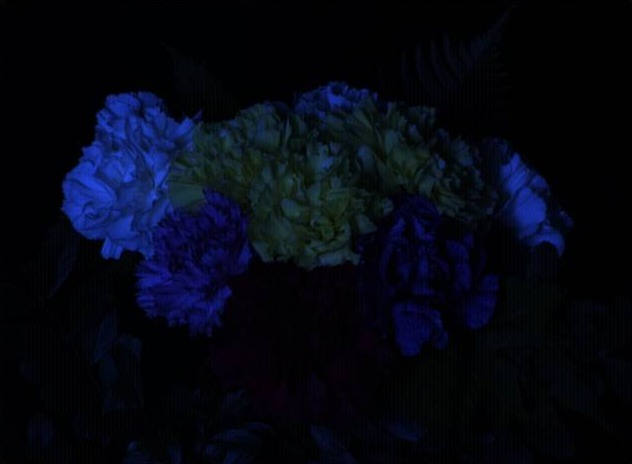
%> input picture filters/SIAM IS-2015-Non-local Retinex/Flores_Original.jpg, 632 x 464 px
$ octave DemoEaxmpleHDR.m   (GNU Octave 9; MATLAB toolbox functions it lacks are replaced by stand-ins)
%> lines starting %> are read from the running program, lines starting %| are printed output that depends on the picture
### filters/TIP-2020-BioEnhancement/LumAdaptHDR.m
function outM= LumAdaptHDR(img)

% clipped pixels
idx1 = floor(0.05*size(img,1)*size(img,2));
idx2 = floor(0.95*size(img,1)*size(img,2));
tcim = sort(img(:));
cimg = tcim(idx1:idx2);

wsd = 5.0;
gm = mean(cimg(:))/(1+wsd*std(cimg(:)));

img0 = imresize(img,size(img)./5,'bilinear');
cst0 = LocalStd(img0,[21,21]);
cst = imresize(cst0,size(img),'bilinear');

lm = gm.*img./(1+wsd*cst);

c =exp(gm);

wg = img.^0.2;
wl = 1-wg;

outM = img.^c./(img.^c+ (wl.*lm).^c+ (wg.*gm).^c+eps);

ww = 0.5;
Hs = fspecial('gaussian',[100 100],51);
outM = (1+ww)*outM - ww*imfilter(outM,Hs,'same','replicate');

outM = max(outM,0); outM = min(outM,1);
outM = (outM-min(outM(:)))./(max(outM(:))-min(outM(:)));

% post correction for HDR images
gg= median(outM(:))./(mean(outM(:))+eps);
outM = outM.^gg;

### filters/TIP-2020-BioEnhancement/LocalStd.m
function Lstd = LocalStd(img,wsize)

Mi = wsize(1); Mj = wsize(2);
Emap = padarray(img,[floor(Mi/2) floor(Mj/2)],'replicate','both');
[Ex Ey] = size(Emap);
contrast = colfilt(double(Emap), [Mi Mj], 'sliding', @std ); % get contrast = local std
Lstd = contrast(floor(Mi/2)+1:Ex-floor(Mi/2),floor(Mj/2)+1:Ey-floor(Mj/2));

### filters/TIP-2020-BioEnhancement/DemoEaxmpleHDR.m
% Demo
clc;  clear; %close all;

[filename, user_canceled] = imgetfile;
%> the answer given: ../SIAM IS-2015-Non-local Retinex/Flores_Original.jpg
if user_canceled
    map = [];
    filename = [];
    return;
end


% img = im2double(hdrread(filename));   % read HDR original image
img = im2double(imread(filename));
[ww,hh,~] = size(img);
%> ww = 464; hh = 632
figure;imshow(img,[]);
R = img(:,:,1);
G = img(:,:,2);
B = img(:,:,3);
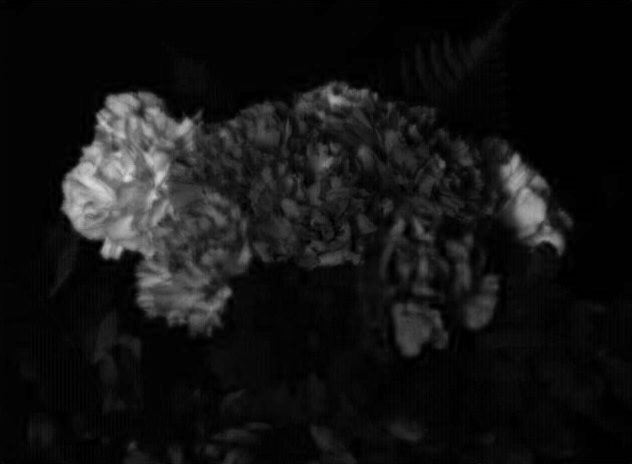
%> B: size 464x632 double; min 0, max 0.871, mean 0.0765

tic
% HSV
hsvmap = rgb2hsv(img);
%> hsvmap: size 464x632x3 double; mean H, S, V 0.544, 0.657, 0.0775
tpicL = hsvmap(:,:,3);
maxa = max(tpicL(:));
%> maxa = 0.871
a = maxa;
%> a = 0.871
picL = log(tpicL+1)./log(a+1);
% figure;imshow(picL,[]);
tlumM = LumAdaptHDR(picL);
%> in LumAdaptHDR, `gm = mean(cimg(:))/(1+wsd*std(cimg(:)));`: gm = 0.0553
%> in LocalStd, `contrast = colfilt(double(Emap), [Mi Mj], 'sliding', @std );`:
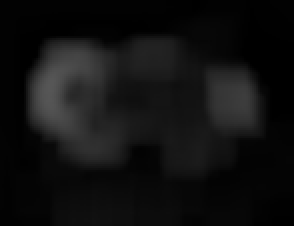
%> contrast: size 113x147 double (shown 2 times larger); min 0, max 0.34, mean 0.0664
%> in LumAdaptHDR, `lm = gm.*img./(1+wsd*cst);`:
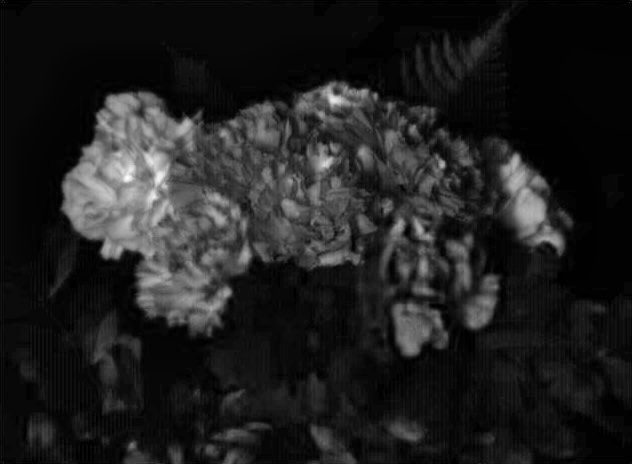
%> lm: size 464x632 double; min 0, max 0.0292, mean 0.00367; drawn with min black and max white
%> in LumAdaptHDR, `c =exp(gm);`: c = 1.06
%> in LumAdaptHDR, `wg = img.^0.2;`:
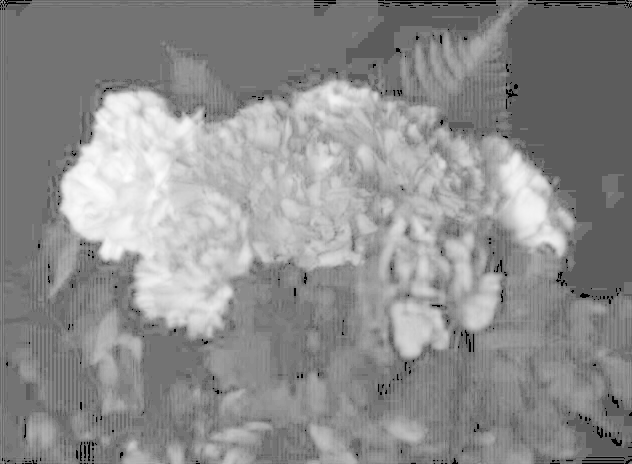
%> wg: size 464x632 double; min 0, max 1, mean 0.556
%> in LumAdaptHDR, `wl = 1-wg;`:
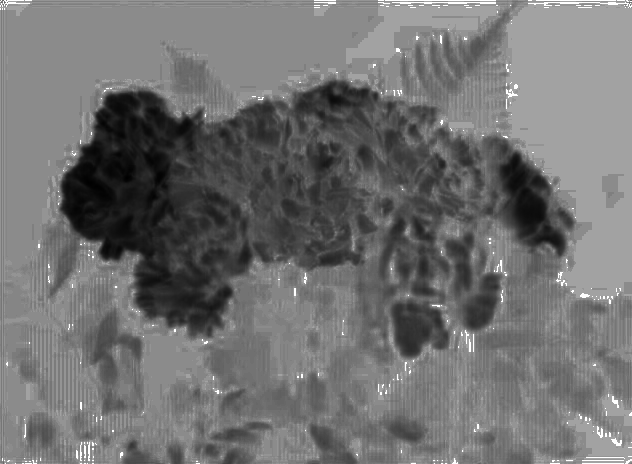
%> wl: size 464x632 double; min 0, max 1, mean 0.444
%> in LumAdaptHDR, `outM = min(outM,1)`:
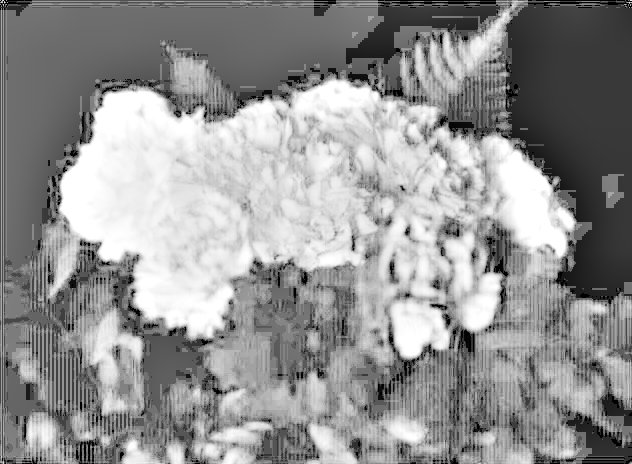
%> outM: size 464x632 double; min 0, max 1, mean 0.578
%> in LumAdaptHDR, `gg= median(outM(:))./(mean(outM(:))+eps);`: gg = 0.98


hsvmap(:,:,3) = tlumM;
%> hsvmap: size 464x632x3 double; mean H, S, V 0.544, 0.657, 0.583
Cimg = hsv2rgb(hsvmap);
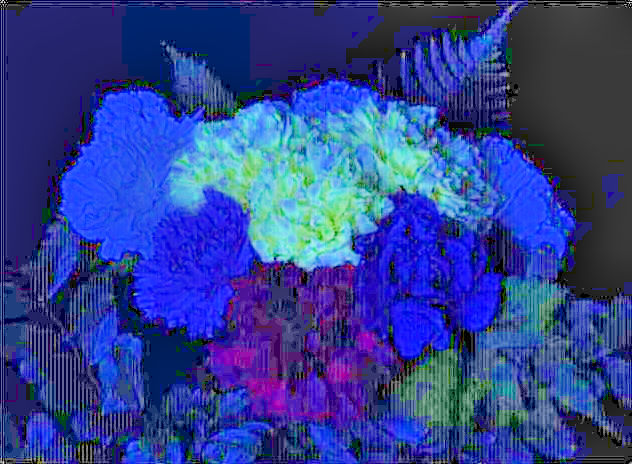
%> Cimg: size 464x632x3 double; mean R, G, B 0.188, 0.258, 0.571

s = 0.6;
Cimg(:,:,1) = tlumM.*(R./(tpicL+eps)).^s;
%> Cimg: size 464x632x3 double; mean H, S, V 0.268, 0.258, 0.571
Cimg(:,:,2) = tlumM.*(G./(tpicL+eps)).^s;
%> Cimg: size 464x632x3 double; mean H, S, V 0.268, 0.332, 0.571
Cimg(:,:,3) = tlumM.*(B./(tpicL+eps)).^s;
%> Cimg: size 464x632x3 double; mean H, S, V 0.268, 0.332, 0.575

toc
figure;imshow(Cimg,[]);
